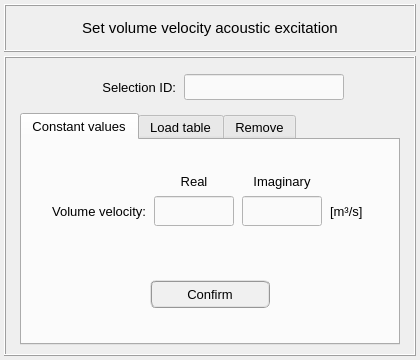
<?xml version="1.0" encoding="UTF-8"?>
<ui version="4.0">
 <class>Dialog</class>
 <widget class="QDialog" name="Dialog">
  <property name="windowModality">
   <enum>Qt::WindowModal</enum>
  </property>
  <property name="geometry">
   <rect>
    <x>0</x>
    <y>0</y>
    <width>420</width>
    <height>360</height>
   </rect>
  </property>
  <property name="sizePolicy">
   <sizepolicy hsizetype="Fixed" vsizetype="Fixed">
    <horstretch>0</horstretch>
    <verstretch>0</verstretch>
   </sizepolicy>
  </property>
  <property name="minimumSize">
   <size>
    <width>420</width>
    <height>360</height>
   </size>
  </property>
  <property name="maximumSize">
   <size>
    <width>420</width>
    <height>360</height>
   </size>
  </property>
  <property name="font">
   <font>
    <pointsize>11</pointsize>
    <weight>50</weight>
    <bold>false</bold>
   </font>
  </property>
  <property name="contextMenuPolicy">
   <enum>Qt::DefaultContextMenu</enum>
  </property>
  <property name="windowTitle">
   <string>Set volume velocity acoustic excitation</string>
  </property>
  <property name="whatsThis">
   <string/>
  </property>
  <layout class="QGridLayout" name="gridLayout_7">
   <property name="leftMargin">
    <number>4</number>
   </property>
   <property name="topMargin">
    <number>4</number>
   </property>
   <property name="rightMargin">
    <number>4</number>
   </property>
   <property name="bottomMargin">
    <number>4</number>
   </property>
   <property name="spacing">
    <number>4</number>
   </property>
   <item row="0" column="0">
    <widget class="QFrame" name="frame_title">
     <property name="minimumSize">
      <size>
       <width>0</width>
       <height>48</height>
      </size>
     </property>
     <property name="maximumSize">
      <size>
       <width>420</width>
       <height>48</height>
      </size>
     </property>
     <property name="frameShape">
      <enum>QFrame::Box</enum>
     </property>
     <property name="frameShadow">
      <enum>QFrame::Raised</enum>
     </property>
     <property name="lineWidth">
      <number>1</number>
     </property>
     <layout class="QGridLayout" name="gridLayout_6">
      <item row="0" column="0">
       <widget class="QLabel" name="label_title">
        <property name="font">
         <font>
          <family>MS Shell Dlg 2</family>
          <pointsize>11</pointsize>
          <weight>50</weight>
          <italic>false</italic>
          <bold>false</bold>
         </font>
        </property>
        <property name="text">
         <string>Set volume velocity acoustic excitation</string>
        </property>
        <property name="textFormat">
         <enum>Qt::AutoText</enum>
        </property>
        <property name="alignment">
         <set>Qt::AlignCenter</set>
        </property>
       </widget>
      </item>
     </layout>
    </widget>
   </item>
   <item row="1" column="0">
    <widget class="QFrame" name="frame_main">
     <property name="minimumSize">
      <size>
       <width>0</width>
       <height>0</height>
      </size>
     </property>
     <property name="maximumSize">
      <size>
       <width>420</width>
       <height>480</height>
      </size>
     </property>
     <property name="frameShape">
      <enum>QFrame::Box</enum>
     </property>
     <property name="frameShadow">
      <enum>QFrame::Raised</enum>
     </property>
     <layout class="QGridLayout" name="gridLayout_4">
      <item row="0" column="0">
       <widget class="QFrame" name="frame_selection_id">
        <property name="minimumSize">
         <size>
          <width>360</width>
          <height>40</height>
         </size>
        </property>
        <property name="maximumSize">
         <size>
          <width>380</width>
          <height>40</height>
         </size>
        </property>
        <property name="frameShape">
         <enum>QFrame::NoFrame</enum>
        </property>
        <property name="frameShadow">
         <enum>QFrame::Raised</enum>
        </property>
        <layout class="QGridLayout" name="gridLayout_5">
         <property name="leftMargin">
          <number>2</number>
         </property>
         <property name="topMargin">
          <number>2</number>
         </property>
         <property name="rightMargin">
          <number>2</number>
         </property>
         <property name="bottomMargin">
          <number>2</number>
         </property>
         <property name="horizontalSpacing">
          <number>8</number>
         </property>
         <property name="verticalSpacing">
          <number>2</number>
         </property>
         <item row="0" column="0">
          <spacer name="horizontalSpacer_3">
           <property name="orientation">
            <enum>Qt::Horizontal</enum>
           </property>
           <property name="sizeHint" stdset="0">
            <size>
             <width>40</width>
             <height>20</height>
            </size>
           </property>
          </spacer>
         </item>
         <item row="0" column="2">
          <widget class="QLineEdit" name="lineEdit_selection_id">
           <property name="minimumSize">
            <size>
             <width>160</width>
             <height>26</height>
            </size>
           </property>
           <property name="maximumSize">
            <size>
             <width>160</width>
             <height>26</height>
            </size>
           </property>
           <property name="font">
            <font>
             <family>MS Shell Dlg 2</family>
             <pointsize>10</pointsize>
             <weight>50</weight>
             <italic>false</italic>
             <bold>false</bold>
            </font>
           </property>
           <property name="focusPolicy">
            <enum>Qt::ClickFocus</enum>
           </property>
           <property name="styleSheet">
            <string notr="true">QLineEdit{color: rgb(0, 0, 0); background-color: rgb(250, 250, 250)}
QLineEdit:disabled{color: rgb(100, 100, 100); background-color: rgb(240, 240, 240)}</string>
           </property>
           <property name="alignment">
            <set>Qt::AlignCenter</set>
           </property>
          </widget>
         </item>
         <item row="0" column="1">
          <widget class="QLabel" name="label_2">
           <property name="minimumSize">
            <size>
             <width>100</width>
             <height>26</height>
            </size>
           </property>
           <property name="maximumSize">
            <size>
             <width>100</width>
             <height>26</height>
            </size>
           </property>
           <property name="font">
            <font>
             <family>MS Shell Dlg 2</family>
             <pointsize>10</pointsize>
             <weight>50</weight>
             <italic>false</italic>
             <bold>false</bold>
            </font>
           </property>
           <property name="text">
            <string>Selection ID:</string>
           </property>
           <property name="alignment">
            <set>Qt::AlignRight|Qt::AlignTrailing|Qt::AlignVCenter</set>
           </property>
          </widget>
         </item>
         <item row="0" column="3">
          <spacer name="horizontalSpacer_4">
           <property name="orientation">
            <enum>Qt::Horizontal</enum>
           </property>
           <property name="sizeHint" stdset="0">
            <size>
             <width>40</width>
             <height>20</height>
            </size>
           </property>
          </spacer>
         </item>
        </layout>
       </widget>
      </item>
      <item row="1" column="0">
       <widget class="QTabWidget" name="tabWidget_volume_velocity">
        <property name="minimumSize">
         <size>
          <width>360</width>
          <height>0</height>
         </size>
        </property>
        <property name="maximumSize">
         <size>
          <width>380</width>
          <height>16777215</height>
         </size>
        </property>
        <property name="font">
         <font>
          <pointsize>10</pointsize>
         </font>
        </property>
        <property name="currentIndex">
         <number>0</number>
        </property>
        <widget class="QWidget" name="tab_constant_values">
         <attribute name="title">
          <string>Constant values</string>
         </attribute>
         <layout class="QGridLayout" name="gridLayout_12">
          <property name="leftMargin">
           <number>2</number>
          </property>
          <property name="topMargin">
           <number>2</number>
          </property>
          <property name="rightMargin">
           <number>2</number>
          </property>
          <property name="bottomMargin">
           <number>2</number>
          </property>
          <property name="spacing">
           <number>2</number>
          </property>
          <item row="1" column="0">
           <widget class="QFrame" name="frame_7">
            <property name="minimumSize">
             <size>
              <width>0</width>
              <height>80</height>
             </size>
            </property>
            <property name="maximumSize">
             <size>
              <width>400</width>
              <height>80</height>
             </size>
            </property>
            <property name="frameShape">
             <enum>QFrame::NoFrame</enum>
            </property>
            <property name="frameShadow">
             <enum>QFrame::Raised</enum>
            </property>
            <layout class="QGridLayout" name="gridLayout_11">
             <property name="leftMargin">
              <number>0</number>
             </property>
             <property name="topMargin">
              <number>0</number>
             </property>
             <property name="rightMargin">
              <number>0</number>
             </property>
             <property name="bottomMargin">
              <number>0</number>
             </property>
             <property name="spacing">
              <number>0</number>
             </property>
             <item row="0" column="0">
              <widget class="QPushButton" name="constant_value_confirm_button">
               <property name="minimumSize">
                <size>
                 <width>120</width>
                 <height>28</height>
                </size>
               </property>
               <property name="maximumSize">
                <size>
                 <width>120</width>
                 <height>28</height>
                </size>
               </property>
               <property name="font">
                <font>
                 <family>MS Shell Dlg 2</family>
                 <pointsize>10</pointsize>
                 <weight>50</weight>
                 <italic>false</italic>
                 <bold>false</bold>
                </font>
               </property>
               <property name="styleSheet">
                <string notr="true">QPushButton{border-radius: 6px; border-color: rgb(150, 150, 150); border-style: ridge; border-width: 2px; color: rgb(0, 0, 0); background-color: rgb(240, 240, 240)}
QPushButton:hover{border-radius: 6px; border-color: rgb(0, 170, 255); border-style: ridge; border-width: 2px; color: rgb(0, 0, 0); background-color: rgba(174, 213, 255, 100)}
QPushButton:pressed{border-radius: 6px; border-color: rgb(0, 170, 255); border-style: ridge; border-width: 2px; color: rgb(0, 0, 0); background-color: rgb(174, 213, 255)}
QPushButton:disabled{border-radius: 6px; border-color: rgb(150, 150, 150); border-style: ridge; border-width: 0px; color: rgb(150,150, 150); background-color: rgb(220, 220, 220)}</string>
               </property>
               <property name="text">
                <string>Confirm</string>
               </property>
              </widget>
             </item>
            </layout>
           </widget>
          </item>
          <item row="0" column="0">
           <widget class="QFrame" name="frame_8">
            <property name="minimumSize">
             <size>
              <width>0</width>
              <height>100</height>
             </size>
            </property>
            <property name="maximumSize">
             <size>
              <width>400</width>
              <height>100</height>
             </size>
            </property>
            <property name="font">
             <font>
              <pointsize>11</pointsize>
             </font>
            </property>
            <property name="frameShape">
             <enum>QFrame::NoFrame</enum>
            </property>
            <property name="frameShadow">
             <enum>QFrame::Raised</enum>
            </property>
            <layout class="QGridLayout" name="gridLayout">
             <property name="leftMargin">
              <number>0</number>
             </property>
             <property name="topMargin">
              <number>0</number>
             </property>
             <property name="rightMargin">
              <number>0</number>
             </property>
             <property name="bottomMargin">
              <number>0</number>
             </property>
             <property name="horizontalSpacing">
              <number>6</number>
             </property>
             <property name="verticalSpacing">
              <number>2</number>
             </property>
             <item row="0" column="1">
              <spacer name="verticalSpacer_3">
               <property name="orientation">
                <enum>Qt::Vertical</enum>
               </property>
               <property name="sizeHint" stdset="0">
                <size>
                 <width>20</width>
                 <height>40</height>
                </size>
               </property>
              </spacer>
             </item>
             <item row="2" column="2">
              <widget class="QLineEdit" name="lineEdit_imag_value">
               <property name="minimumSize">
                <size>
                 <width>80</width>
                 <height>30</height>
                </size>
               </property>
               <property name="maximumSize">
                <size>
                 <width>80</width>
                 <height>30</height>
                </size>
               </property>
               <property name="font">
                <font>
                 <family>MS Shell Dlg 2</family>
                 <pointsize>10</pointsize>
                 <weight>50</weight>
                 <italic>false</italic>
                 <bold>false</bold>
                </font>
               </property>
               <property name="styleSheet">
                <string notr="true">QLineEdit{color: rgb(0, 0, 0); background-color: rgb(250, 250, 250)}
QLineEdit:disabled{color: rgb(100, 100, 100); background-color: rgb(240, 240, 240)}</string>
               </property>
               <property name="alignment">
                <set>Qt::AlignCenter</set>
               </property>
              </widget>
             </item>
             <item row="2" column="3">
              <widget class="QLabel" name="label_21">
               <property name="minimumSize">
                <size>
                 <width>60</width>
                 <height>30</height>
                </size>
               </property>
               <property name="maximumSize">
                <size>
                 <width>60</width>
                 <height>30</height>
                </size>
               </property>
               <property name="font">
                <font>
                 <family>MS Shell Dlg 2</family>
                 <pointsize>10</pointsize>
                 <weight>50</weight>
                 <italic>false</italic>
                 <bold>false</bold>
                </font>
               </property>
               <property name="text">
                <string>[m³/s]</string>
               </property>
               <property name="alignment">
                <set>Qt::AlignLeading|Qt::AlignLeft|Qt::AlignVCenter</set>
               </property>
              </widget>
             </item>
             <item row="2" column="0">
              <widget class="QLabel" name="label_18">
               <property name="minimumSize">
                <size>
                 <width>120</width>
                 <height>30</height>
                </size>
               </property>
               <property name="maximumSize">
                <size>
                 <width>120</width>
                 <height>30</height>
                </size>
               </property>
               <property name="font">
                <font>
                 <family>MS Shell Dlg 2</family>
                 <pointsize>10</pointsize>
                 <weight>50</weight>
                 <italic>false</italic>
                 <bold>false</bold>
                </font>
               </property>
               <property name="text">
                <string>Volume velocity:</string>
               </property>
               <property name="alignment">
                <set>Qt::AlignRight|Qt::AlignTrailing|Qt::AlignVCenter</set>
               </property>
              </widget>
             </item>
             <item row="1" column="2">
              <widget class="QLabel" name="label_20">
               <property name="minimumSize">
                <size>
                 <width>80</width>
                 <height>26</height>
                </size>
               </property>
               <property name="maximumSize">
                <size>
                 <width>80</width>
                 <height>26</height>
                </size>
               </property>
               <property name="font">
                <font>
                 <family>MS Shell Dlg 2</family>
                 <pointsize>10</pointsize>
                 <weight>50</weight>
                 <italic>false</italic>
                 <bold>false</bold>
                </font>
               </property>
               <property name="text">
                <string>Imaginary</string>
               </property>
               <property name="alignment">
                <set>Qt::AlignCenter</set>
               </property>
              </widget>
             </item>
             <item row="1" column="1">
              <widget class="QLabel" name="label_4">
               <property name="minimumSize">
                <size>
                 <width>80</width>
                 <height>26</height>
                </size>
               </property>
               <property name="maximumSize">
                <size>
                 <width>80</width>
                 <height>26</height>
                </size>
               </property>
               <property name="font">
                <font>
                 <family>MS Shell Dlg 2</family>
                 <pointsize>10</pointsize>
                 <weight>50</weight>
                 <italic>false</italic>
                 <bold>false</bold>
                </font>
               </property>
               <property name="text">
                <string>Real</string>
               </property>
               <property name="alignment">
                <set>Qt::AlignCenter</set>
               </property>
              </widget>
             </item>
             <item row="2" column="1">
              <widget class="QLineEdit" name="lineEdit_real_value">
               <property name="minimumSize">
                <size>
                 <width>80</width>
                 <height>30</height>
                </size>
               </property>
               <property name="maximumSize">
                <size>
                 <width>80</width>
                 <height>30</height>
                </size>
               </property>
               <property name="font">
                <font>
                 <family>MS Shell Dlg 2</family>
                 <pointsize>10</pointsize>
                 <weight>50</weight>
                 <italic>false</italic>
                 <bold>false</bold>
                </font>
               </property>
               <property name="styleSheet">
                <string notr="true">QLineEdit{color: rgb(0, 0, 0); background-color: rgb(250, 250, 250)}
QLineEdit:disabled{color: rgb(100, 100, 100); background-color: rgb(240, 240, 240)}</string>
               </property>
               <property name="alignment">
                <set>Qt::AlignCenter</set>
               </property>
              </widget>
             </item>
             <item row="1" column="3">
              <widget class="QFrame" name="frame_15">
               <property name="frameShape">
                <enum>QFrame::NoFrame</enum>
               </property>
               <property name="frameShadow">
                <enum>QFrame::Raised</enum>
               </property>
              </widget>
             </item>
             <item row="1" column="0">
              <widget class="QFrame" name="frame_14">
               <property name="font">
                <font>
                 <pointsize>8</pointsize>
                </font>
               </property>
               <property name="frameShape">
                <enum>QFrame::NoFrame</enum>
               </property>
               <property name="frameShadow">
                <enum>QFrame::Raised</enum>
               </property>
              </widget>
             </item>
             <item row="3" column="1">
              <spacer name="verticalSpacer_4">
               <property name="orientation">
                <enum>Qt::Vertical</enum>
               </property>
               <property name="sizeHint" stdset="0">
                <size>
                 <width>20</width>
                 <height>40</height>
                </size>
               </property>
              </spacer>
             </item>
            </layout>
           </widget>
          </item>
         </layout>
        </widget>
        <widget class="QWidget" name="tab_load_tables">
         <attribute name="title">
          <string>Load table</string>
         </attribute>
         <layout class="QGridLayout" name="gridLayout_3">
          <property name="leftMargin">
           <number>2</number>
          </property>
          <property name="topMargin">
           <number>2</number>
          </property>
          <property name="rightMargin">
           <number>2</number>
          </property>
          <property name="bottomMargin">
           <number>2</number>
          </property>
          <property name="spacing">
           <number>2</number>
          </property>
          <item row="2" column="0">
           <widget class="QFrame" name="frame_10">
            <property name="minimumSize">
             <size>
              <width>0</width>
              <height>80</height>
             </size>
            </property>
            <property name="maximumSize">
             <size>
              <width>400</width>
              <height>80</height>
             </size>
            </property>
            <property name="frameShape">
             <enum>QFrame::NoFrame</enum>
            </property>
            <property name="frameShadow">
             <enum>QFrame::Raised</enum>
            </property>
            <layout class="QGridLayout" name="gridLayout_13">
             <property name="leftMargin">
              <number>0</number>
             </property>
             <property name="topMargin">
              <number>0</number>
             </property>
             <property name="rightMargin">
              <number>0</number>
             </property>
             <property name="bottomMargin">
              <number>0</number>
             </property>
             <property name="spacing">
              <number>0</number>
             </property>
             <item row="1" column="0">
              <widget class="QPushButton" name="table_values_confirm_button">
               <property name="minimumSize">
                <size>
                 <width>120</width>
                 <height>28</height>
                </size>
               </property>
               <property name="maximumSize">
                <size>
                 <width>120</width>
                 <height>28</height>
                </size>
               </property>
               <property name="font">
                <font>
                 <family>MS Shell Dlg 2</family>
                 <pointsize>10</pointsize>
                 <weight>50</weight>
                 <italic>false</italic>
                 <bold>false</bold>
                </font>
               </property>
               <property name="styleSheet">
                <string notr="true">QPushButton{border-radius: 6px; border-color: rgb(150, 150, 150); border-style: ridge; border-width: 2px; color: rgb(0, 0, 0); background-color: rgb(240, 240, 240)}
QPushButton:hover{border-radius: 6px; border-color: rgb(0, 170, 255); border-style: ridge; border-width: 2px; color: rgb(0, 0, 0); background-color: rgba(174, 213, 255, 100)}
QPushButton:pressed{border-radius: 6px; border-color: rgb(0, 170, 255); border-style: ridge; border-width: 2px; color: rgb(0, 0, 0); background-color: rgb(174, 213, 255)}
QPushButton:disabled{border-radius: 6px; border-color: rgb(150, 150, 150); border-style: ridge; border-width: 0px; color: rgb(150,150, 150); background-color: rgb(220, 220, 220)}</string>
               </property>
               <property name="text">
                <string>Confirm</string>
               </property>
              </widget>
             </item>
            </layout>
           </widget>
          </item>
          <item row="0" column="0">
           <widget class="QFrame" name="frame_9">
            <property name="minimumSize">
             <size>
              <width>0</width>
              <height>100</height>
             </size>
            </property>
            <property name="maximumSize">
             <size>
              <width>400</width>
              <height>100</height>
             </size>
            </property>
            <property name="frameShape">
             <enum>QFrame::NoFrame</enum>
            </property>
            <property name="frameShadow">
             <enum>QFrame::Raised</enum>
            </property>
            <layout class="QGridLayout" name="gridLayout_2">
             <property name="leftMargin">
              <number>0</number>
             </property>
             <property name="topMargin">
              <number>0</number>
             </property>
             <property name="rightMargin">
              <number>0</number>
             </property>
             <property name="bottomMargin">
              <number>0</number>
             </property>
             <property name="horizontalSpacing">
              <number>6</number>
             </property>
             <property name="verticalSpacing">
              <number>0</number>
             </property>
             <item row="0" column="0" colspan="3">
              <widget class="QFrame" name="frame">
               <property name="frameShape">
                <enum>QFrame::NoFrame</enum>
               </property>
               <property name="frameShadow">
                <enum>QFrame::Raised</enum>
               </property>
               <layout class="QGridLayout" name="gridLayout_10">
                <property name="leftMargin">
                 <number>0</number>
                </property>
                <property name="topMargin">
                 <number>0</number>
                </property>
                <property name="rightMargin">
                 <number>0</number>
                </property>
                <property name="bottomMargin">
                 <number>0</number>
                </property>
                <item row="0" column="2">
                 <widget class="QPushButton" name="search_button">
                  <property name="enabled">
                   <bool>true</bool>
                  </property>
                  <property name="sizePolicy">
                   <sizepolicy hsizetype="Expanding" vsizetype="Fixed">
                    <horstretch>0</horstretch>
                    <verstretch>0</verstretch>
                   </sizepolicy>
                  </property>
                  <property name="minimumSize">
                   <size>
                    <width>62</width>
                    <height>26</height>
                   </size>
                  </property>
                  <property name="maximumSize">
                   <size>
                    <width>62</width>
                    <height>26</height>
                   </size>
                  </property>
                  <property name="font">
                   <font>
                    <family>MS Shell Dlg 2</family>
                    <pointsize>10</pointsize>
                    <weight>50</weight>
                    <italic>false</italic>
                    <bold>false</bold>
                   </font>
                  </property>
                  <property name="styleSheet">
                   <string notr="true">QPushButton{border-radius: 4px; border-color: rgb(150, 150, 150); border-style: ridge; border-width: 2px; color: rgb(0, 0, 0); background-color: rgb(240, 240, 240); font: 10pt &quot;MS Shell Dlg 2&quot;}
QPushButton:hover{border-radius: 4px; border-color: rgb(0, 170, 255); border-style: ridge; border-width: 2px; color: rgb(0, 0, 0); background-color: rgba(174, 213, 255, 100); font: 10pt &quot;MS Shell Dlg 2l&quot;}
QPushButton:pressed{border-radius: 4px; border-color: rgb(0, 170, 255); border-style: ridge; border-width: 3px; color: rgb(0, 0, 0); background-color: rgb(174, 213, 255); font: 10pt &quot;MS Shell Dlg 2&quot;}</string>
                  </property>
                  <property name="text">
                   <string>Search</string>
                  </property>
                 </widget>
                </item>
                <item row="0" column="1">
                 <widget class="QLineEdit" name="lineEdit_table_path">
                  <property name="enabled">
                   <bool>true</bool>
                  </property>
                  <property name="minimumSize">
                   <size>
                    <width>260</width>
                    <height>26</height>
                   </size>
                  </property>
                  <property name="maximumSize">
                   <size>
                    <width>260</width>
                    <height>26</height>
                   </size>
                  </property>
                  <property name="font">
                   <font>
                    <pointsize>9</pointsize>
                    <weight>50</weight>
                    <bold>false</bold>
                   </font>
                  </property>
                  <property name="styleSheet">
                   <string notr="true">QLineEdit{color: rgb(0, 0, 0); background-color: rgb(250, 250, 250)}
QLineEdit:disabled{color: rgb(100, 100, 100); background-color: rgb(240, 240, 240)}</string>
                  </property>
                  <property name="alignment">
                   <set>Qt::AlignCenter</set>
                  </property>
                 </widget>
                </item>
                <item row="0" column="0">
                 <spacer name="horizontalSpacer">
                  <property name="orientation">
                   <enum>Qt::Horizontal</enum>
                  </property>
                  <property name="sizeHint" stdset="0">
                   <size>
                    <width>40</width>
                    <height>20</height>
                   </size>
                  </property>
                 </spacer>
                </item>
                <item row="0" column="3">
                 <spacer name="horizontalSpacer_2">
                  <property name="orientation">
                   <enum>Qt::Horizontal</enum>
                  </property>
                  <property name="sizeHint" stdset="0">
                   <size>
                    <width>40</width>
                    <height>20</height>
                   </size>
                  </property>
                 </spacer>
                </item>
               </layout>
              </widget>
             </item>
             <item row="1" column="0" colspan="3">
              <widget class="QFrame" name="frame_11">
               <property name="minimumSize">
                <size>
                 <width>260</width>
                 <height>32</height>
                </size>
               </property>
               <property name="maximumSize">
                <size>
                 <width>400</width>
                 <height>32</height>
                </size>
               </property>
               <property name="frameShape">
                <enum>QFrame::NoFrame</enum>
               </property>
               <property name="frameShadow">
                <enum>QFrame::Raised</enum>
               </property>
               <layout class="QGridLayout" name="gridLayout_14">
                <property name="leftMargin">
                 <number>2</number>
                </property>
                <property name="topMargin">
                 <number>2</number>
                </property>
                <property name="rightMargin">
                 <number>2</number>
                </property>
                <property name="bottomMargin">
                 <number>2</number>
                </property>
                <property name="horizontalSpacing">
                 <number>6</number>
                </property>
                <property name="verticalSpacing">
                 <number>2</number>
                </property>
                <item row="0" column="0">
                 <spacer name="horizontalSpacer_5">
                  <property name="orientation">
                   <enum>Qt::Horizontal</enum>
                  </property>
                  <property name="sizeHint" stdset="0">
                   <size>
                    <width>40</width>
                    <height>20</height>
                   </size>
                  </property>
                 </spacer>
                </item>
                <item row="0" column="1">
                 <widget class="QLabel" name="label_9">
                  <property name="minimumSize">
                   <size>
                    <width>0</width>
                    <height>26</height>
                   </size>
                  </property>
                  <property name="maximumSize">
                   <size>
                    <width>140</width>
                    <height>26</height>
                   </size>
                  </property>
                  <property name="font">
                   <font>
                    <family>MS Shell Dlg 2</family>
                    <pointsize>10</pointsize>
                    <weight>50</weight>
                    <italic>false</italic>
                    <bold>false</bold>
                   </font>
                  </property>
                  <property name="text">
                   <string>Header rows to skip:</string>
                  </property>
                  <property name="alignment">
                   <set>Qt::AlignRight|Qt::AlignTrailing|Qt::AlignVCenter</set>
                  </property>
                 </widget>
                </item>
                <item row="0" column="2">
                 <widget class="QSpinBox" name="spinBox_skip_wors">
                  <property name="minimumSize">
                   <size>
                    <width>0</width>
                    <height>26</height>
                   </size>
                  </property>
                  <property name="maximumSize">
                   <size>
                    <width>16777215</width>
                    <height>26</height>
                   </size>
                  </property>
                  <property name="font">
                   <font>
                    <pointsize>10</pointsize>
                   </font>
                  </property>
                  <property name="alignment">
                   <set>Qt::AlignCenter</set>
                  </property>
                  <property name="maximum">
                   <number>10</number>
                  </property>
                 </widget>
                </item>
                <item row="0" column="3">
                 <spacer name="horizontalSpacer_6">
                  <property name="orientation">
                   <enum>Qt::Horizontal</enum>
                  </property>
                  <property name="sizeHint" stdset="0">
                   <size>
                    <width>40</width>
                    <height>20</height>
                   </size>
                  </property>
                 </spacer>
                </item>
               </layout>
              </widget>
             </item>
            </layout>
           </widget>
          </item>
         </layout>
        </widget>
        <widget class="QWidget" name="tab_remove">
         <attribute name="title">
          <string>Remove</string>
         </attribute>
         <layout class="QGridLayout" name="gridLayout_9">
          <property name="leftMargin">
           <number>2</number>
          </property>
          <property name="topMargin">
           <number>8</number>
          </property>
          <property name="rightMargin">
           <number>2</number>
          </property>
          <property name="bottomMargin">
           <number>2</number>
          </property>
          <property name="spacing">
           <number>2</number>
          </property>
          <item row="1" column="0">
           <widget class="QFrame" name="frame_buttons_remove">
            <property name="minimumSize">
             <size>
              <width>320</width>
              <height>40</height>
             </size>
            </property>
            <property name="maximumSize">
             <size>
              <width>320</width>
              <height>40</height>
             </size>
            </property>
            <property name="frameShape">
             <enum>QFrame::NoFrame</enum>
            </property>
            <property name="frameShadow">
             <enum>QFrame::Raised</enum>
            </property>
            <layout class="QGridLayout" name="gridLayout_8">
             <property name="leftMargin">
              <number>4</number>
             </property>
             <property name="topMargin">
              <number>4</number>
             </property>
             <property name="rightMargin">
              <number>4</number>
             </property>
             <property name="bottomMargin">
              <number>4</number>
             </property>
             <property name="horizontalSpacing">
              <number>12</number>
             </property>
             <item row="0" column="0">
              <widget class="QPushButton" name="reset_button">
               <property name="minimumSize">
                <size>
                 <width>100</width>
                 <height>28</height>
                </size>
               </property>
               <property name="maximumSize">
                <size>
                 <width>100</width>
                 <height>28</height>
                </size>
               </property>
               <property name="font">
                <font>
                 <family>MS Shell Dlg 2</family>
                 <pointsize>10</pointsize>
                 <weight>50</weight>
                 <italic>false</italic>
                 <bold>false</bold>
                </font>
               </property>
               <property name="styleSheet">
                <string notr="true">QPushButton{border-radius: 6px; border-color: rgb(150, 150, 150); border-style: ridge; border-width: 2px; color: rgb(0, 0, 0); background-color: rgb(240, 240, 240)}
QPushButton:hover{border-radius: 6px; border-color: rgb(0, 170, 255); border-style: ridge; border-width: 2px; color: rgb(0, 0, 0); background-color: rgba(174, 213, 255, 100)}
QPushButton:pressed{border-radius: 6px; border-color: rgb(0, 170, 255); border-style: ridge; border-width: 2px; color: rgb(0, 0, 0); background-color: rgb(174, 213, 255)}
QPushButton:disabled{border-radius: 6px; border-color: rgb(150, 150, 150); border-style: ridge; border-width: 0px; color: rgb(150,150, 150); background-color: rgb(220, 220, 220)}</string>
               </property>
               <property name="text">
                <string>Reset</string>
               </property>
              </widget>
             </item>
             <item row="0" column="1">
              <widget class="QPushButton" name="remove_button">
               <property name="minimumSize">
                <size>
                 <width>100</width>
                 <height>28</height>
                </size>
               </property>
               <property name="maximumSize">
                <size>
                 <width>100</width>
                 <height>28</height>
                </size>
               </property>
               <property name="font">
                <font>
                 <family>MS Shell Dlg 2</family>
                 <pointsize>10</pointsize>
                 <weight>50</weight>
                 <italic>false</italic>
                 <bold>false</bold>
                </font>
               </property>
               <property name="styleSheet">
                <string notr="true">QPushButton{border-radius: 6px; border-color: rgb(150, 150, 150); border-style: ridge; border-width: 2px; color: rgb(0, 0, 0); background-color: rgb(240, 240, 240)}
QPushButton:hover{border-radius: 6px; border-color: rgb(0, 170, 255); border-style: ridge; border-width: 2px; color: rgb(0, 0, 0); background-color: rgba(174, 213, 255, 100)}
QPushButton:pressed{border-radius: 6px; border-color: rgb(0, 170, 255); border-style: ridge; border-width: 2px; color: rgb(0, 0, 0); background-color: rgb(174, 213, 255)}
QPushButton:disabled{border-radius: 6px; border-color: rgb(150, 150, 150); border-style: ridge; border-width: 0px; color: rgb(150,150, 150); background-color: rgb(220, 220, 220)}</string>
               </property>
               <property name="text">
                <string>Remove</string>
               </property>
              </widget>
             </item>
            </layout>
           </widget>
          </item>
          <item row="0" column="0">
           <widget class="QTreeWidget" name="treeWidget_volume_velocity">
            <property name="minimumSize">
             <size>
              <width>320</width>
              <height>0</height>
             </size>
            </property>
            <property name="maximumSize">
             <size>
              <width>320</width>
              <height>200</height>
             </size>
            </property>
            <property name="font">
             <font>
              <family>MS Shell Dlg 2</family>
              <pointsize>10</pointsize>
              <italic>false</italic>
             </font>
            </property>
            <property name="toolTip">
             <string>Select a face to remove the previously attributed boundary condition.</string>
            </property>
            <property name="indentation">
             <number>1</number>
            </property>
            <property name="headerHidden">
             <bool>false</bool>
            </property>
            <attribute name="headerHighlightSections">
             <bool>false</bool>
            </attribute>
            <attribute name="headerShowSortIndicator" stdset="0">
             <bool>false</bool>
            </attribute>
            <attribute name="headerStretchLastSection">
             <bool>true</bool>
            </attribute>
            <column>
             <property name="text">
              <string>Nodes</string>
             </property>
             <property name="textAlignment">
              <set>AlignCenter</set>
             </property>
            </column>
            <column>
             <property name="text">
              <string>DOFs</string>
             </property>
             <property name="textAlignment">
              <set>AlignCenter</set>
             </property>
            </column>
           </widget>
          </item>
         </layout>
        </widget>
       </widget>
      </item>
     </layout>
    </widget>
   </item>
  </layout>
 </widget>
 <resources/>
 <connections/>
</ui>
